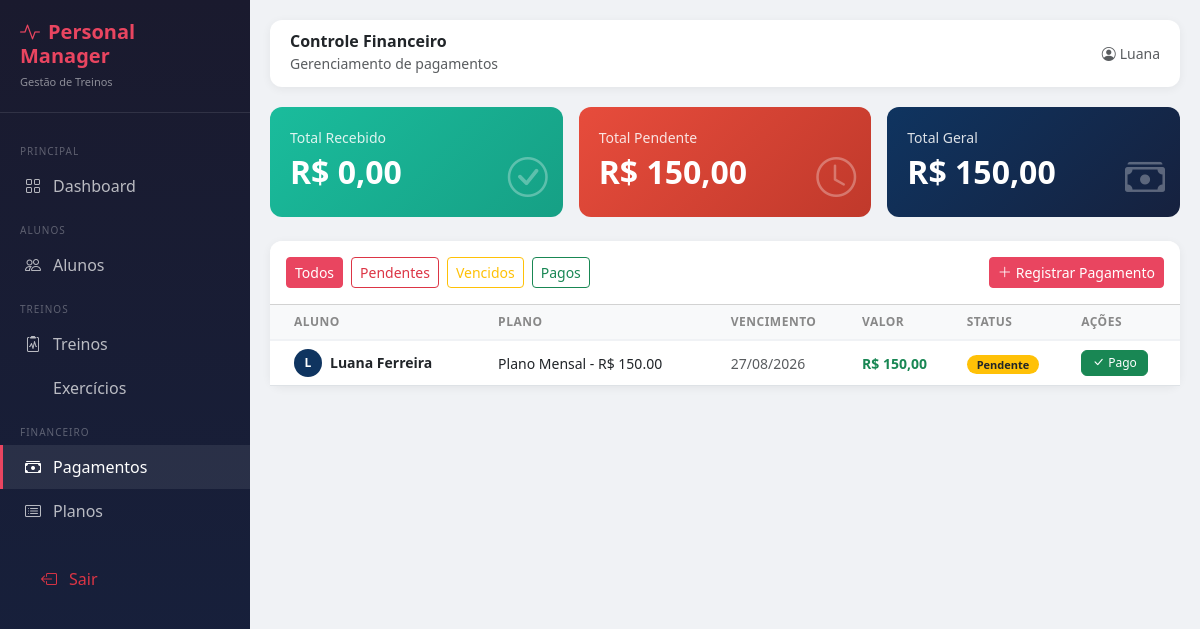
/financeiro/ (signed in), run on an earlier commit of the app's database.
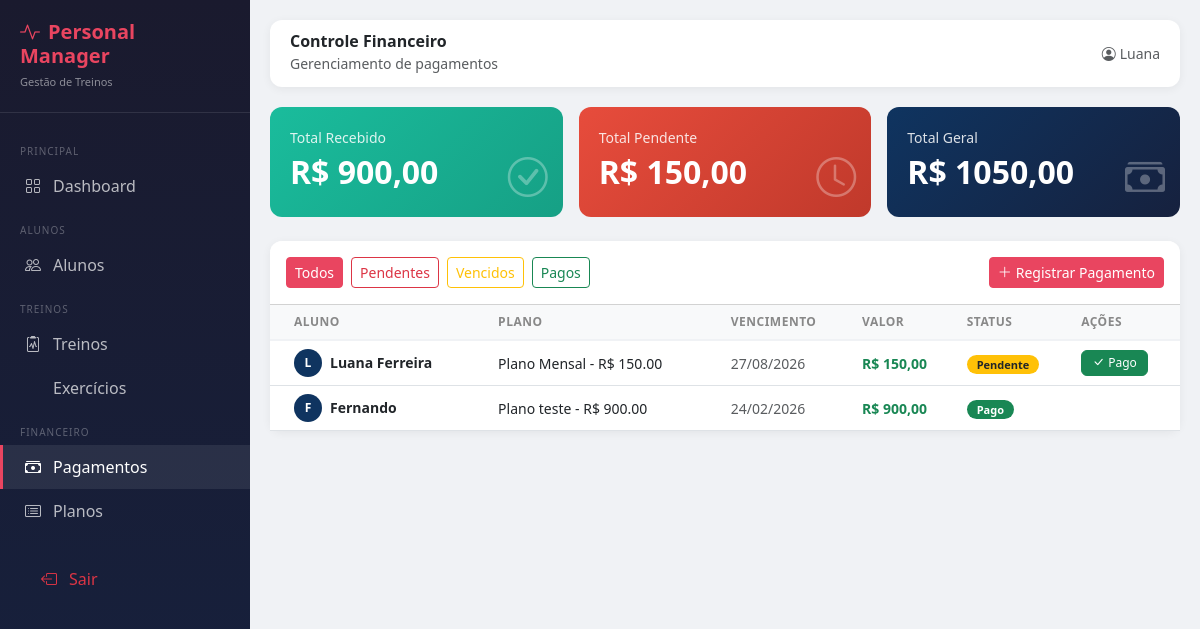
And on a later commit of the database.
### financeiro/models.py (models this page shows, shortened)
class Pagamento(models.Model):
    FORMA_CHOICES = [
        ('dinheiro', 'Dinheiro'),
        ('pix', 'PIX'),
        ('cartao_credito', 'Cartão de Crédito'),
        ('cartao_debito', 'Cartão de Débito'),
        ('transferencia', 'Transferência'),
    ]
    aluno = models.ForeignKey(Aluno, on_delete=models.CASCADE, related_name='pagamentos')
    plano = models.ForeignKey(Plano, on_delete=models.SET_NULL, null=True)
    valor = models.DecimalField(max_digits=8, decimal_places=2)
    data_vencimento = models.DateField()
    data_pagamento = models.DateField(null=True, blank=True)
    pago = models.BooleanField(default=False)
    forma_pagamento = models.CharField(max_length=20, choices=FORMA_CHOICES, blank=True)
    observacoes = models.TextField(blank=True)
    criado_em = models.DateTimeField(auto_now_add=True)
    class Meta:
        verbose_name = 'Pagamento'
        verbose_name_plural = 'Pagamentos'
        ordering = ['-data_vencimento']

class Plano(models.Model):
    nome = models.CharField(max_length=100)
    valor = models.DecimalField(max_digits=8, decimal_places=2)
    duracao = models.PositiveIntegerField(help_text='Duração em dias')
    descricao = models.TextField(blank=True)
    ativo = models.BooleanField(default=True)
    class Meta:
        verbose_name = 'Plano'
        verbose_name_plural = 'Planos'
        ordering = ['valor']
    def __str__(self):
        return f'{self.nome} - R$ {self.valor}'

### alunos/models.py (models this page shows, shortened)
class Aluno(models.Model):
    SEXO_CHOICES = [
        ('M', 'Masculino'),
        ('F', 'Feminino'),
        ('O', 'Outro'),
    ]
    usuario = models.OneToOneField(User, on_delete=models.SET_NULL, null=True, blank=True)
    nome = models.CharField(max_length=100)
    telefone = models.CharField(max_length=20)
    email = models.EmailField(unique=True)
    data_nascimento = models.DateField(null=True, blank=True)
    sexo = models.CharField(max_length=1, choices=SEXO_CHOICES, default='M')
    cep = models.CharField(max_length=9, blank=True)
    logradouro = models.CharField(max_length=200, blank=True)
    bairro = models.CharField(max_length=100, blank=True)
    cidade = models.CharField(max_length=100, blank=True)
    estado = models.CharField(max_length=2, blank=True)
    objetivo = models.TextField(blank=True)
    ativo = models.BooleanField(default=True)
    criado_em = models.DateTimeField(auto_now_add=True)
    atualizado_em = models.DateTimeField(auto_now=True)
    class Meta:
        verbose_name = 'Aluno'
        verbose_name_plural = 'Alunos'
        ordering = ['nome']

### financeiro/views.py (the view)
# urls.py: path('', views.lista_pagamentos, name='lista_pagamentos'),
@login_required
def lista_pagamentos(request):
    filtro = request.GET.get('filtro', 'todos')
    hoje   = date.today()
    pagamentos = Pagamento.objects.select_related('aluno', 'plano').order_by('-data_vencimento')
    if filtro == 'pendentes':
        pagamentos = pagamentos.filter(pago=False)
    elif filtro == 'pagos':
        pagamentos = pagamentos.filter(pago=True)
    elif filtro == 'vencidos':
        pagamentos = pagamentos.filter(pago=False, data_vencimento__lt=hoje)
    total_recebido = sum(p.valor for p in Pagamento.objects.filter(pago=True))
    total_pendente = sum(p.valor for p in Pagamento.objects.filter(pago=False))
    return render(request, 'financeiro/lista.html', {
        'pagamentos': pagamentos, 'filtro': filtro,
        'total_recebido': total_recebido, 'total_pendente': total_pendente, 'hoje': hoje,
    })

### financeiro/templates/financeiro/lista.html (shortened to what this page needs)
{% extends 'core/base.html' %}
{% block page_title %}Controle Financeiro{% endblock %}
{% block page_subtitle %}Gerenciamento de pagamentos{% endblock %}
{% block content %}
<div class="row g-3 mb-4">
  <div class="col-md-4">
    <div class="stat-card" style="background:linear-gradient(135deg,#1abc9c,#16a085);">
      <p>Total Recebido</p>
      <h3>R$ {{ total_recebido|floatformat:2 }}</h3>
      <i class="bi bi-check-circle icon"></i>
    </div>
  </div>
  <div class="col-md-4">
    <div class="stat-card" style="background:linear-gradient(135deg,#e74c3c,#c0392b);">
      <p>Total Pendente</p>
      <h3>R$ {{ total_pendente|floatformat:2 }}</h3>
      <i class="bi bi-clock icon"></i>
    </div>
  </div>
  <div class="col-md-4">
    <div class="stat-card" style="background:linear-gradient(135deg,#0f3460,#16213e);">
      <p>Total Geral</p>
      <h3>R$ {{ total_recebido|add:total_pendente|floatformat:2 }}</h3>
      <i class="bi bi-cash-stack icon"></i>
    </div>
  </div>
</div>
<div class="card">
  <div class="card-header bg-white d-flex justify-content-between align-items-center py-3">
    <div class="d-flex gap-2">
      <a href="?filtro=todos" class="btn btn-sm {% if filtro == 'todos' %}btn-primary{% else %}btn-outline-secondary{% endif %}">Todos</a>
      <a href="?filtro=pendentes" class="btn btn-sm {% if filtro == 'pendentes' %}btn-danger{% else %}btn-outline-danger{% endif %}">Pendentes</a>
      <a href="?filtro=vencidos" class="btn btn-sm {% if filtro == 'vencidos' %}btn-warning{% else %}btn-outline-warning{% endif %}">Vencidos</a>
      <a href="?filtro=pagos" class="btn btn-sm {% if filtro == 'pagos' %}btn-success{% else %}btn-outline-success{% endif %}">Pagos</a>
    </div>
    <a href="{% url 'registrar_pagamento' %}" class="btn btn-primary btn-sm">
      <i class="bi bi-plus-lg me-1"></i>Registrar Pagamento
    </a>
  </div>
  <div class="card-body p-0">
    <table class="table table-hover mb-0">
      <thead class="table-light">
        <tr>
          <th class="ps-4">Aluno</th>
          <th>Plano</th>
          <th>Vencimento</th>
          <th>Valor</th>
          <th>Status</th>
          <th>Ações</th>
        </tr>
      </thead>
      <tbody>
        {% for pag in pagamentos %}
        <tr>
          <td class="ps-4">
            <div class="d-flex align-items-center gap-2">
              <div class="avatar" style="width:28px;height:28px;font-size:12px;">{{ pag.aluno.nome|first }}</div>
              <small class="fw-semibold">{{ pag.aluno.nome }}</small>
            </div>
          </td>
          <td><small>{{ pag.plano }}</small></td>
          <td>
            <small class="{% if not pag.pago and pag.data_vencimento < hoje %}text-danger fw-bold{% else %}text-muted{% endif %}">
              {{ pag.data_vencimento|date:"d/m/Y" }}
            </small>
          </td>
          <td><small class="fw-bold text-success">R$ {{ pag.valor }}</small></td>
          <td>
            {% if pag.pago %}
              <span class="badge bg-success badge-status">Pago</span>
            {% elif pag.data_vencimento < hoje %}
              <span class="badge bg-danger badge-status">Vencido</span>
            {% else %}
              <span class="badge bg-warning text-dark badge-status">Pendente</span>
            {% endif %}
          </td>
          <td>
            {% if not pag.pago %}
            <form method="post" action="{% url 'marcar_pago' pag.pk %}" class="d-inline">
              <button type="submit" class="btn btn-xs btn-success" style="padding:3px 10px;font-size:12px;"
                onclick="return confirm('Confirmar pagamento de {{ pag.aluno.nome }}?')">
                <i class="bi bi-check-lg me-1"></i>Pago
              </button>
            </form>
            {% else %}
            <small class="text-muted">{{ pag.data_pagamento|date:"d/m/Y" }}</small>
            {% endif %}
          </td>
        </tr>
        {% endfor %}
      </tbody>
    </table>
  </div>
</div>
{% endblock %}

What changed in the data, as far as the page shows it:
added Pagamento: aluno.nome|first "F", aluno.nome "Fernando", plano "Plano teste - R$ 900.00", data_vencimento "24/02/2026", valor "900,00", pago "Pago"
Also different on the page:
{{ total_recebido|floatformat:2 }}: "0,00" → "900,00"
{{ total_recebido|add:total_pendente|floatformat:2 }}: "150,00" → "1050,00"
